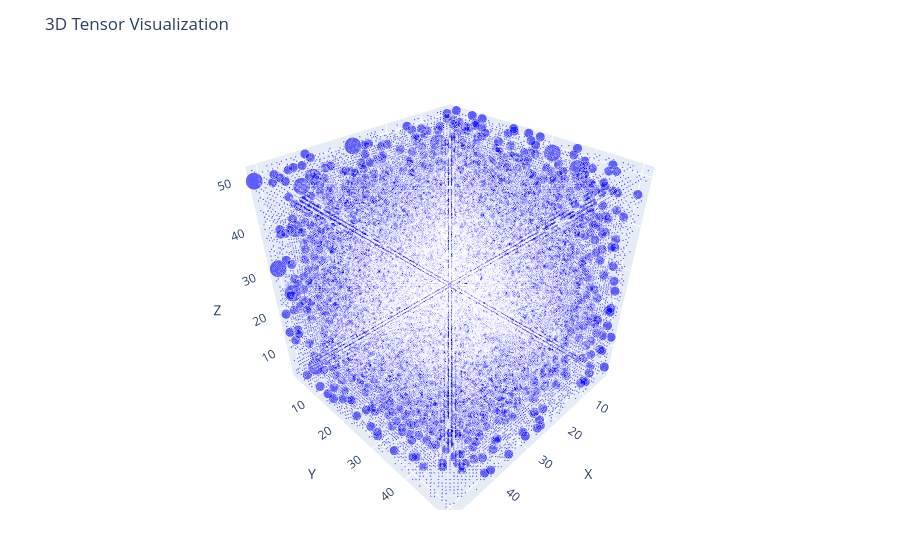

Notebook code for this chart:
### Markdown cell above
And here is our larger sphere randomized.  Since visualization can be slow if not impossible for large dense matrices, this might be a step more suitable to save as a file and do statistical comparisons.  For the default dimensions uses here it may take up to a minute to render and the result may appear like a solid cube.

### Code cell
hidden_sphere51 = randomizeTensor(sphere51)
# saveTensorToFile(hidden_sphere51.tensor, "sphere-51x51x51-rand.txt"); # Save instead.
plotTensor(hidden_sphere51.tensor, 0.1) # If too dense then visualization may fail.

### Figure 1 — Plotly figure (JSON) as saved in the notebook; plotly's stock layout.template omitted (floating-point values rounded to 4 significant figures; data arrays with more than 128 entries replaced by an {"elided": "..."} marker saying what was removed)
{"data": [{"marker": {"color": "blue", "opacity": 0.6, "size": {"elided": "56497 float values"}}, "mode": "markers", "type": "scatter3d", "x": {"elided": "56497 int values"}, "y": {"elided": "56497 int values"}, "z": {"elided": "56497 int values"}}], "layout": {"margin": {"b": 50, "l": 50, "r": 50, "t": 60}, "scene": {"aspectmode": "cube", "xaxis": {"range": [1, 52], "title": "X"}, "yaxis": {"range": [1, 52], "title": "Y"}, "zaxis": {"range": [1, 52], "title": "Z"}}, "title": "3D Tensor Visualization"}}
